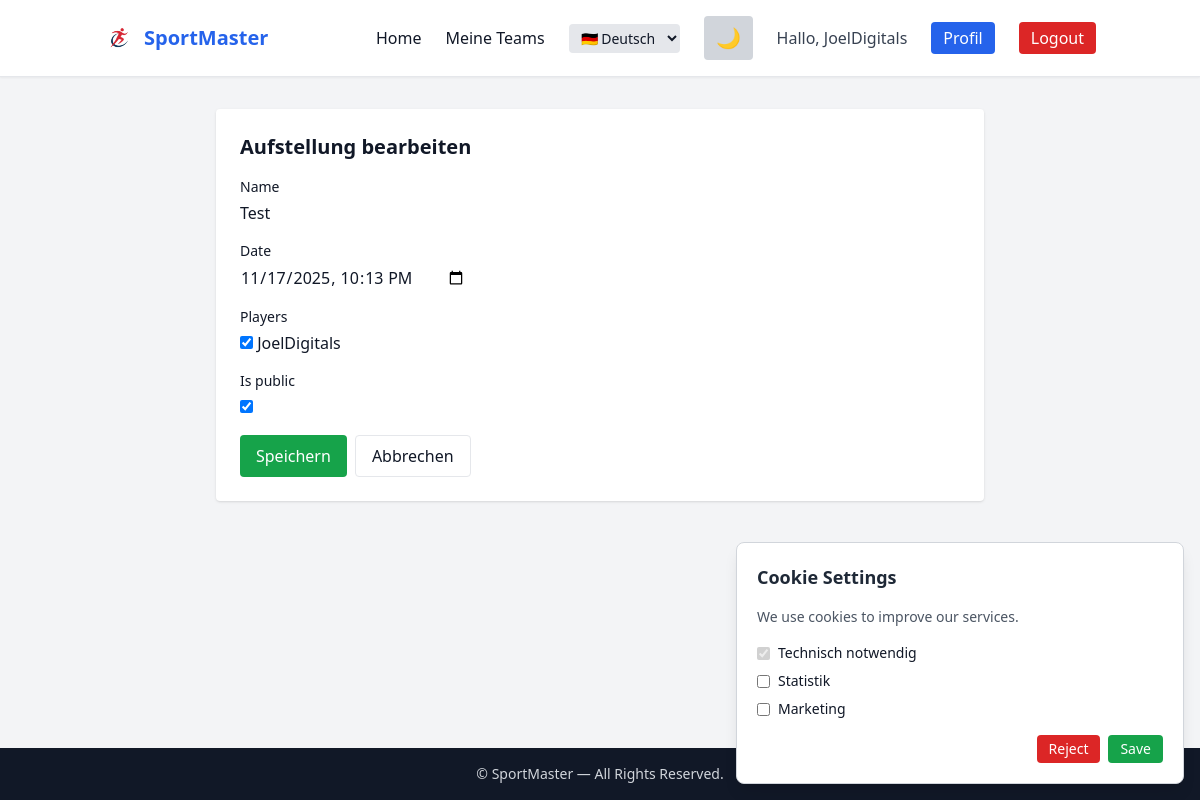
The page /team/rws-1/lineup/1/edit/ (signed in) on the database its author committed.
### accounts/models.py (models this page shows, shortened)
class CustomUser(AbstractUser):
    ROLE_CHOICES = [
        ("player", "Player"),
        ("referee", "Referee"),
        ("timekeeper", "Timekeeper / Secretary"),
        ("coach", "Coach"),
        ("club_admin", "Club Admin"),
        ("federation_admin", "Federation Admin"),
        ("global_admin", "Global Admin"),
    ]
    role = models.CharField(max_length=30, choices=ROLE_CHOICES, default="player")
    short_id = models.CharField(max_length=12, unique=True, null=True, blank=True)
    club = models.ForeignKey("club.Club", null=True, blank=True, on_delete=models.SET_NULL)
    federation = models.ForeignKey("federation.Federation", null=True, blank=True, on_delete=models.SET_NULL)

### team/models.py (models this page shows, shortened)
class Lineup(models.Model):
    team = models.ForeignKey("Team", on_delete=models.CASCADE, related_name="lineups")
    name = models.CharField(max_length=200, blank=True)
    date = models.DateTimeField(null=True, blank=True)
    players = models.ManyToManyField(settings.AUTH_USER_MODEL, blank=True, related_name="lineups")
    created_by = models.ForeignKey(settings.AUTH_USER_MODEL, null=True, blank=True, on_delete=models.SET_NULL, related_name="created_lineups")
    is_public = models.BooleanField(default=False)
    created_at = models.DateTimeField(auto_now_add=True)

### team/views.py (the view)
# urls.py: path("<slug:slug>/lineup/<int:pk>/edit/", views.lineup_edit, name="lineup_edit"),
@login_required
def lineup_edit(request, slug, pk):
    team = get_object_or_404(Team, slug=slug)
    lineup = get_object_or_404(Lineup, pk=pk, team=team)
    if not is_trainer(request.user, team):
        return HttpResponseForbidden("Nur Trainer können Aufstellungen bearbeiten.")
    if request.method == "POST":
        form = LineupForm(request.POST, instance=lineup)
        if form.is_valid():
            form.save()
            messages.success(request, "Aufstellung aktualisiert.")
            return redirect("team_detail_members", slug=team.slug)
    else:
        form = LineupForm(instance=lineup)
        form.fields["players"].queryset = team.players.all()
    return render(request, "teams/lineup_form.html", {"form": form, "team": team, "title": "Aufstellung bearbeiten"})

### team/forms.py
class LineupForm(forms.ModelForm):
    class Meta:
        model = Lineup
        fields = ["name", "date", "players", "is_public"]
        widgets = {
            "players": forms.CheckboxSelectMultiple,
            "date": forms.DateTimeInput(attrs={"type": "datetime-local"}),
        }

### team/views.py (called while the page is built)
def is_trainer(user, team):
    if not user.is_authenticated:
        return False
    return team.trainers.filter(pk=user.pk).exists() or user.role in ("club_admin", "global_admin", "federation_admin")

### team/templates/teams/lineup_form.html (shortened to what this page needs)
{% extends "base.html" %}
{% block content %}
<div class="max-w-3xl mx-auto bg-white p-6 rounded shadow">
  <h1 class="text-xl font-semibold mb-4">{{ title }}</h1>
  <form method="post">
    <div class="space-y-4">
      {% for field in form %}
        <div>
          <label class="block text-sm font-medium mb-1">{{ field.label }}</label>
          {{ field }}
        </div>
      {% endfor %}
    </div>
    <div class="mt-4 flex gap-2">
      <button class="bg-green-600 text-white px-4 py-2 rounded">Speichern</button>
      <a href="{% url 'team_detail_members' team.slug %}" class="px-4 py-2 border rounded">Abbrechen</a>
    </div>
  </form>
</div>
{% endblock %}

### accounts/templates/base.html (shortened to what this page needs)
{% load static %}
<!DOCTYPE html>
<html lang="{{ LANGUAGE_CODE|default:'de' }}" class="scroll-smooth">
<head>
    <script src="https://cdn.tailwindcss.com"></script>
</head>
<body class="bg-gray-100 dark:bg-gray-900 text-gray-900 dark:text-gray-200 min-h-screen flex flex-col transition-colors">
<nav class="bg-white dark:bg-gray-800 border-b border-gray-200 dark:border-gray-700 shadow-sm">
  <div class="container mx-auto px-4 py-4 flex items-center justify-between">
    <a href="{% url 'home' %}" class="flex items-center gap-2 text-xl font-bold text-blue-600 dark:text-blue-400">
        <img src="{% static 'images/logo.png' %}" class="h-8 w-auto">
        SportMaster
    </a>
    <div class="hidden md:flex items-center gap-6">
        <a href="{% url 'home' %}" class="hover:text-blue-500 dark:hover:text-blue-300 transition">Home</a>
        {% if user.is_authenticated %}
            <a href="{% url 'team_list' %}" class="hover:text-blue-500 dark:hover:text-blue-300 transition">Meine Teams</a>
        {% endif %}
        <select id="langSelector"
            class="bg-gray-200 dark:bg-gray-700 text-sm px-2 py-1 rounded focus:outline-none">
            <option value="de" {% if LANGUAGE_CODE == 'de' %}selected{% endif %}>🇩🇪 Deutsch</option>
        </select>
        <button id="themeToggle"
            class="px-3 py-2 rounded bg-gray-300 dark:bg-gray-700 hover:bg-gray-400 dark:hover:bg-gray-600 text-xl transition">
        </button>
        {% if user.is_authenticated %}
            <span class="text-gray-700 dark:text-gray-300">Hallo, {{ user.username }}</span>
            <a href="{% url 'profile' %}" class="px-3 py-1 rounded bg-blue-600 text-white hover:bg-blue-700 transition">Profil</a>
            <a href="{% url 'logout' %}" class="px-3 py-1 rounded bg-red-600 text-white hover:bg-red-700 transition">Logout</a>
        {% else %}
            <a href="{% url 'login' %}" class="px-3 py-1 rounded bg-blue-600 text-white hover:bg-blue-700 transition">Login</a>
            <a href="{% url 'register' %}" class="px-3 py-1 rounded bg-green-600 text-white hover:bg-green-700 transition">Registrieren</a>
        {% endif %}
    </div>
  </div>
</nav>
<div id="cookieBanner"
    class="fixed bottom-4 right-4 w-full max-w-md bg-white dark:bg-gray-800 shadow-lg border border-gray-300 dark:border-gray-700 p-5 rounded-lg space-y-4 hidden">
    <h3 class="text-lg font-semibold text-gray-800 dark:text-gray-200">
        {% if LANGUAGE_CODE == "de" %} Cookie-Einstellungen {% else %} Cookie Settings {% endif %}
    </h3>
    <p class="text-sm text-gray-600 dark:text-gray-300">
        {% if LANGUAGE_CODE == 'de' %}
            Wir verwenden Cookies, um unsere Dienste zu verbessern.
        {% else %}
            We use cookies to improve our services.
        {% endif %}
    </p>
    <div class="space-y-2 text-sm">
        <label class="flex items-center gap-2">
            <input type="checkbox" checked disabled>
            <span>Technisch notwendig</span>
        </label>
        <label class="flex items-center gap-2">
            <input type="checkbox" id="cookieStats">
            <span>Statistik</span>
        </label>
        <label class="flex items-center gap-2">
            <input type="checkbox" id="cookieMarketing">
            <span>Marketing</span>
        </label>
    </div>
    <div class="flex justify-end gap-2">
        <button id="rejectCookies"
                class="px-3 py-1 rounded bg-red-600 text-white hover:bg-red-700 text-sm">
            {% if LANGUAGE_CODE == 'de' %} Ablehnen {% else %} Reject {% endif %}
        </button>
        <button id="acceptCookies"
                class="px-3 py-1 rounded bg-green-600 text-white hover:bg-green-700 text-sm">
            {% if LANGUAGE_CODE == 'de' %} Speichern {% else %} Save {% endif %}
        </button>
    </div>
</div>
<main class="flex-grow container mx-auto px-4 py-8">
    {% block content %}{% endblock %}
</main>
<footer class="bg-gray-900 dark:bg-black text-gray-300 text-center py-4 text-sm mt-10">
  &copy; {{ now|date:"Y" }} SportMaster — All Rights Reserved.
</footer>
</body>
</html>

### rows shown on the page
CustomUser: username "JoelDigitals"
Lineup: form "Test" "11/17/2025 22:13" "☑"

### other values the page prints
{{ title }} "Aufstellung bearbeiten"
{{ field.label }} "Name" "Date" "Players" "Is public"
